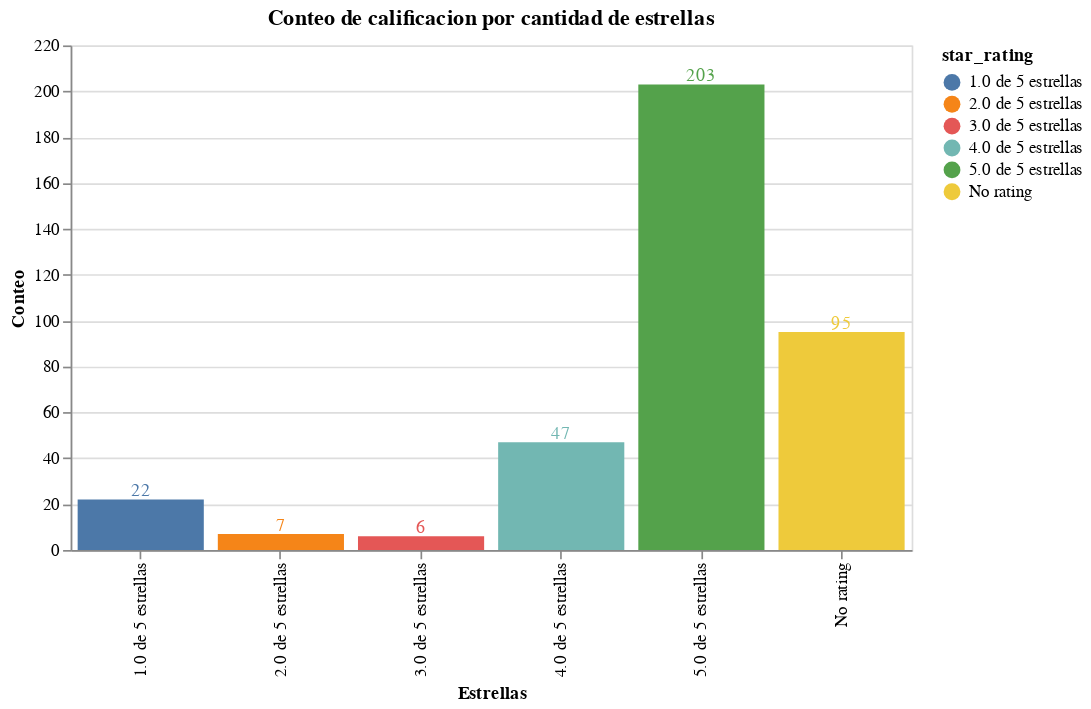

The code cell stored with this chart in its notebook:
### Code cell
base = alt.Chart(resenas).mark_bar().encode(alt.X("star_rating", title ='Estrellas'), 
    alt.Y('count()', title = 'Conteo'), alt.Color("star_rating:N"))

# barras de la gráfica
bar = base.mark_bar().properties(width=500,height=300,
    title='Conteo de calificacion por cantidad de estrellas')
# texto de la gráfica
text = base.mark_text(baseline='bottom').encode(
    alt.Text('count()', format=",.0f"))

# poner barras y texto de la gráfica juntos
bar + text

### Figure 1 — Vega-Lite specification as saved in the notebook (floating-point values rounded to 4 significant figures; data arrays with more than 128 entries replaced by an {"elided": "..."} marker saying what was removed)
{"$schema": "https://vega.github.io/schema/vega-lite/v5.15.1.json", "config": {"view": {"continuousHeight": 300, "continuousWidth": 300}}, "data": {"name": "data-79b1abf830e1d4fbf3d9fa79f94f1cd4"}, "datasets": {"data-79b1abf830e1d4fbf3d9fa79f94f1cd4": {"elided": "380 records"}}, "height": 300, "layer": [{"encoding": {"color": {"field": "star_rating", "type": "nominal"}, "x": {"field": "star_rating", "title": "Estrellas", "type": "nominal"}, "y": {"aggregate": "count", "title": "Conteo", "type": "quantitative"}}, "mark": {"type": "bar"}, "title": "Conteo de calificacion por cantidad de estrellas"}, {"encoding": {"color": {"field": "star_rating", "type": "nominal"}, "text": {"aggregate": "count", "format": ",.0f", "type": "quantitative"}, "x": {"field": "star_rating", "title": "Estrellas", "type": "nominal"}, "y": {"aggregate": "count", "title": "Conteo", "type": "quantitative"}}, "mark": {"baseline": "bottom", "type": "text"}}], "width": 500}
